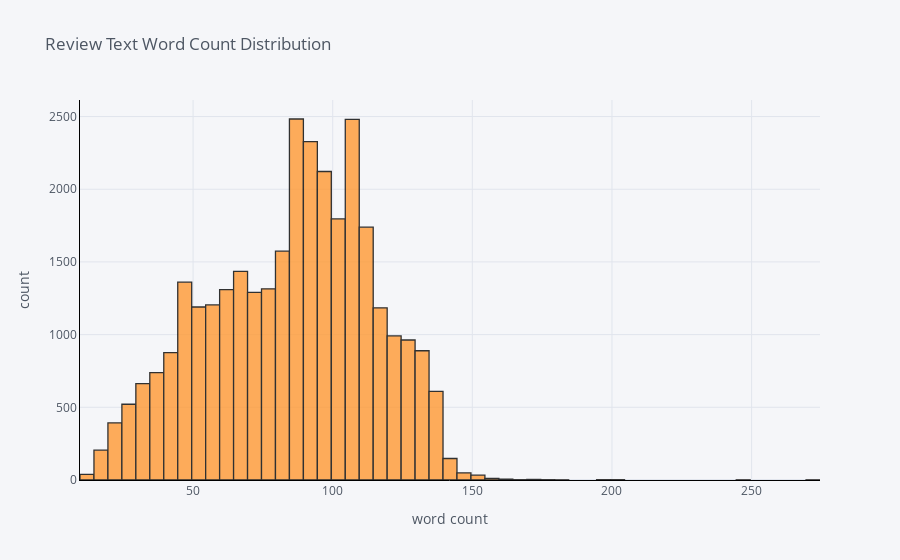

Notebook code cell kept with this figure:
### Code cell
#count of words disrtibution
import chart_studio
import chart_studio.plotly as py
from plotly import __version__
from plotly.offline import download_plotlyjs, init_notebook_mode, plot, iplot
#print(__version__)
init_notebook_mode(connected=True)

import cufflinks as cf
cf.go_offline()
cf.set_config_file(offline=False, world_readable=True)
twitter['length'].iplot(
    kind='hist',
    bins=100,
    xTitle='word count',
    linecolor='black',
    yTitle='count',
    title='Review Text Word Count Distribution')

### Figure 1 — Plotly figure (JSON) as saved in the notebook; plotly's stock layout.template omitted (floating-point values rounded to 4 significant figures; data arrays with more than 128 entries replaced by an {"elided": "..."} marker saying what was removed)
{"data": [{"histfunc": "count", "histnorm": "", "marker": {"color": "rgba(255, 153, 51, 1.0)", "line": {"color": "#000000", "width": 1.3}}, "name": "length", "nbinsx": 100, "opacity": 0.8, "orientation": "v", "type": "histogram", "x": {"elided": "31962 int values"}}], "layout": {"barmode": "overlay", "legend": {"bgcolor": "#F5F6F9", "font": {"color": "#4D5663"}}, "paper_bgcolor": "#F5F6F9", "plot_bgcolor": "#F5F6F9", "title": {"font": {"color": "#4D5663"}, "text": "Review Text Word Count Distribution"}, "xaxis": {"gridcolor": "#E1E5ED", "linecolor": "black", "showgrid": true, "tickfont": {"color": "#4D5663"}, "title": {"font": {"color": "#4D5663"}, "text": "word count"}, "zerolinecolor": "#E1E5ED"}, "yaxis": {"gridcolor": "#E1E5ED", "linecolor": "black", "showgrid": true, "tickfont": {"color": "#4D5663"}, "title": {"font": {"color": "#4D5663"}, "text": "count"}, "zerolinecolor": "#E1E5ED"}}}
